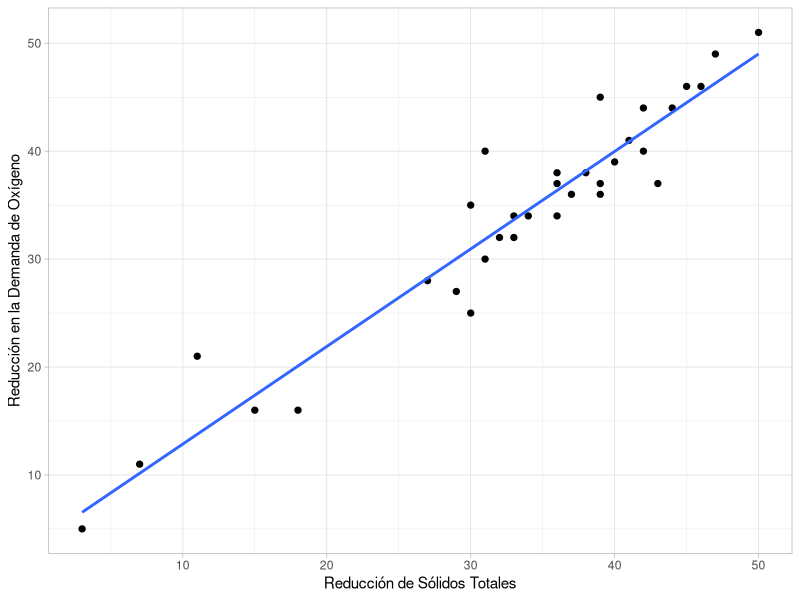

Write the R code that produced this figure. (Note: this script raises an error after producing the figure.)
## ---- chunk 1
library(kableExtra)
library(ggplot2)
library(dplyr)

options(knitr.table.format = "latex", knitr.kable.NA = "", OutDec = ",", scipen=999)
knitr::opts_chunk$set(warning = FALSE, message = FALSE, 
	tab.cap.style = "Table Caption", tab.cap.pre = "Tabla ", tab.cap.sep = ". ", 
	fig.cap.style = "Image Caption", fig.cap.pre = "Figura ", fig.cap.sep = ". ")

if (!require(broom))
	install.packages("broom")
if (!require(cowplot))
	install.packages("cowplot")
## ---- chunk 2
# Toamdo de Dobson, Barnett (2008). An Introduction to Generalized Linear Models.
#dr_wght <- 
#tibble(~Control, ~TreatmentA, ~TreatmentB,
#		   4.17, 		4.81, 		 6.31,
#		   5.58, 		4.17, 		 5.12,
#		   5.18,        4.41, 		 5.54,
#		   6.11,        3.59, 		 5.50,
#		   4.50,        5.87, 		 5.37,
#		   4.61,        3.83, 		 5.29,
#		   5.17,        6.03, 		 4.92,
#		   4.53,        4.89, 		 6.15,
#		   5.33,        4.32, 		 5.80,
#		   5.14,         4.69, 		 5.26)
#
#kable(dr_wght)
## ---- chunk 3
# Toamdo de Walpole (). Probabilidad y Esatdsitica para Ingieneria
df_RLS <- tibble(
	solid_reduction=c(3, 7, 11, 15, 18, 27, 29, 30, 30, 31, 31, 32, 33, 33, 34, 36, 36, 36, 37, 38, 39, 39, 39, 40, 41, 42, 42, 43, 44, 45, 46, 47, 50),
	oxigen_reduction=c(5, 11, 21, 16, 16, 28, 27, 25, 35, 30, 40, 32, 34, 32, 34, 37, 38, 34, 36, 38, 37, 36, 45, 39, 41, 40, 44, 37, 44, 46, 46, 49, 51))
## ---- chunk 4
ggplot(df_RLS, aes(x=solid_reduction, y=oxigen_reduction)) +
	geom_point(size=1.8) +
	geom_smooth(method=lm, se=FALSE) + 
	xlab("Reducción de Sólidos Totales") + ylab("Reducción en la Demanda de Oxígeno") +
	theme_light()
## ---- chunk 5
fit <- lm(oxigen_reduction ~ solid_reduction, df_RLS)

as_tibble(summary(fit)$coefficients) |>
	tibble::add_column(term=c("Reducción de Sólidos", "Residuales"), .before=1) |>
	kable(digits=3, row.names=FALSE, booktabs=TRUE,
		col.names=c("", "Estimado, $\\hat{\\beta}$", "Desv. Estándar", "$\\hat{t}$", "$P(t > \\hat{t})$"), 
		caption="Resultados de la regresion lineal simple.",
		escape=FALSE, label="pRLS-01", format.args = list(big.mark=".")) %>%
	kable_classic(position = "center", latex_options = "hold_position")
## ---- chunk 6
broom::tidy(aov(fit)) |>
	mutate(term=c("Reducción de Sólidos", "Residuales")) |>
	kable(digits=3, row.names=FALSE, booktabs=TRUE,
		col.names=c("", "df", "SS", "MS", "$\\hat{F}$", "$P(F > \\hat{F})$"), 
		caption="\\label{tab:pRLS-04}Tabla ANOVA para validar el modelo de regresión.",
		escape=FALSE, format.args = list(big.mark=".")) %>%
	kable_classic(position = "center", latex_options = "hold_position")
## ---- chunk 7
fit2 <- lm(oxigen_reduction ~ solid_reduction, df_RLS, 
	weights=1 / (broom::glance(fit)$sigma ** 2 * (1 - augmented_fit$.hat)))

as_tibble(summary(fit2)$coefficients) |>
	tibble::add_column(term=c("Reduccion de Solidos", "Residuales"), .before=1) |>
	kable(digits=3, row.names=TRUE, 
		col.names=c("", "Estimado, $\\hat{\\beta}$", "Desv. Estándar", "$\\hat{t}$", "$P(t > \\hat{t})$"), booktabs=TRUE,
		escape=FALSE, label="tab:pRLS-06", format.args = list(big.mark="."),
		caption="\\label{tab:pRLS-03}Resultados de la regresión lineal ponderada.") %>%
	kable_classic(position = "center", latex_options = "hold_position")
## ---- chunk 8
ggplot(df_RLS, aes(x=solid_reduction, y=oxigen_reduction)) +
	geom_point(size=1.8) +
	geom_smooth(method=lm, se=FALSE) + 
	geom_abline(slope=coef(fit2)[[2]], intercept=coef(fit2)[[1]]) + 
	xlab("Reducción de Sólidos Totales") + ylab("Reducción en la Demanda de Oxígeno") +
	theme_light()
## ---- chunk 9
ggplot(df_RLS, aes(x=solid_reduction ** (7/4), y=oxigen_reduction)) +
	geom_point(size=1.8) +
	geom_smooth(method=lm, se=FALSE) + 
	xlab(expression("(Reducción de Sólidos Totales)" ** "3/2")) + 
	ylab("Reducción en la Demanda de Oxígeno") +
	theme_light()
## ---- chunk 10
df_RLS |> 
    mutate(solid_transformed=solid_reduction ** (7/4)) -> df_RLS

fit3 <- lm(oxigen_reduction ~ solid_transformed, df_RLS)

as_tibble(summary(fit3)$coefficients) |>
	tibble::add_column(term=c("Intercepto", "Reducción de Sólidos"), .before=1) |>
	kable(digits=3, row.names=FALSE, booktabs=TRUE,
		col.names=c("", "Estimado, $\\hat{\\beta}$", "Desv. Estándar", "$\\hat{t}$", "$P(t > \\hat{t})$"), 
		caption="Resultados de la regresion lineal simple.",
		escape=FALSE, label="pRLS-11", format.args = list(big.mark=".")) %>%
	kable_classic(position = "center", latex_options = "hold_position")
## ---- chunk 11
broom::glance(fit) |>
	bind_rows(broom::glance(fit3)) |>
	mutate(SSE=sigma ** 2 * df.residual, MSE=sigma ** 2) |>
	select(SSE, df.residual, MSE, adj.r.squared, AIC, BIC) |>
	tibble::add_column(Model=c("Reg. Lin.", "Reg. Lin. Transf"), .before=1) |>
	kable(digits=3, row.names=FALSE, booktabs=TRUE,
		col.names=c("", "SSE", "df", "MSE", bquote("R" * "2"), "AIC", "BIC"), 
		caption="\\label{tab:pRLS-12}Tabla ANOVA para validar el modelo de regresion.",
		escape=FALSE, format.args = list(big.mark=".")) %>%
	kable_classic(position = "center", latex_options = "hold_position")
## ---- chunk 12
#(~Carbohydrate, ~Age, ~Weight ,~Protein
#33, 33, 100, 14,
#40, 47, 92, 15,
#37, 49, 135, 18,
#27, 35, 144, 12,
#30, 46, 140, 15,
#43, 52, 101, 15,
#34, 62, 95, 14,
#48, 23, 101, 17,
#30, 32, 98, 15,
#38, 42, 105, 14,
#50, 31, 108, 17,
#51, 61, 85, 19,
#30, 63, 130, 19,
#36, 40, 127, 20,
#41, 50, 109, 15,
#42, 64, 107, 16,
#46, 56, 117, 18,
#24, 61, 100, 13,
#35, 48, 118, 18,
#37, 28, 102, 14)
## ---- chunk 13
sessionInfo()
